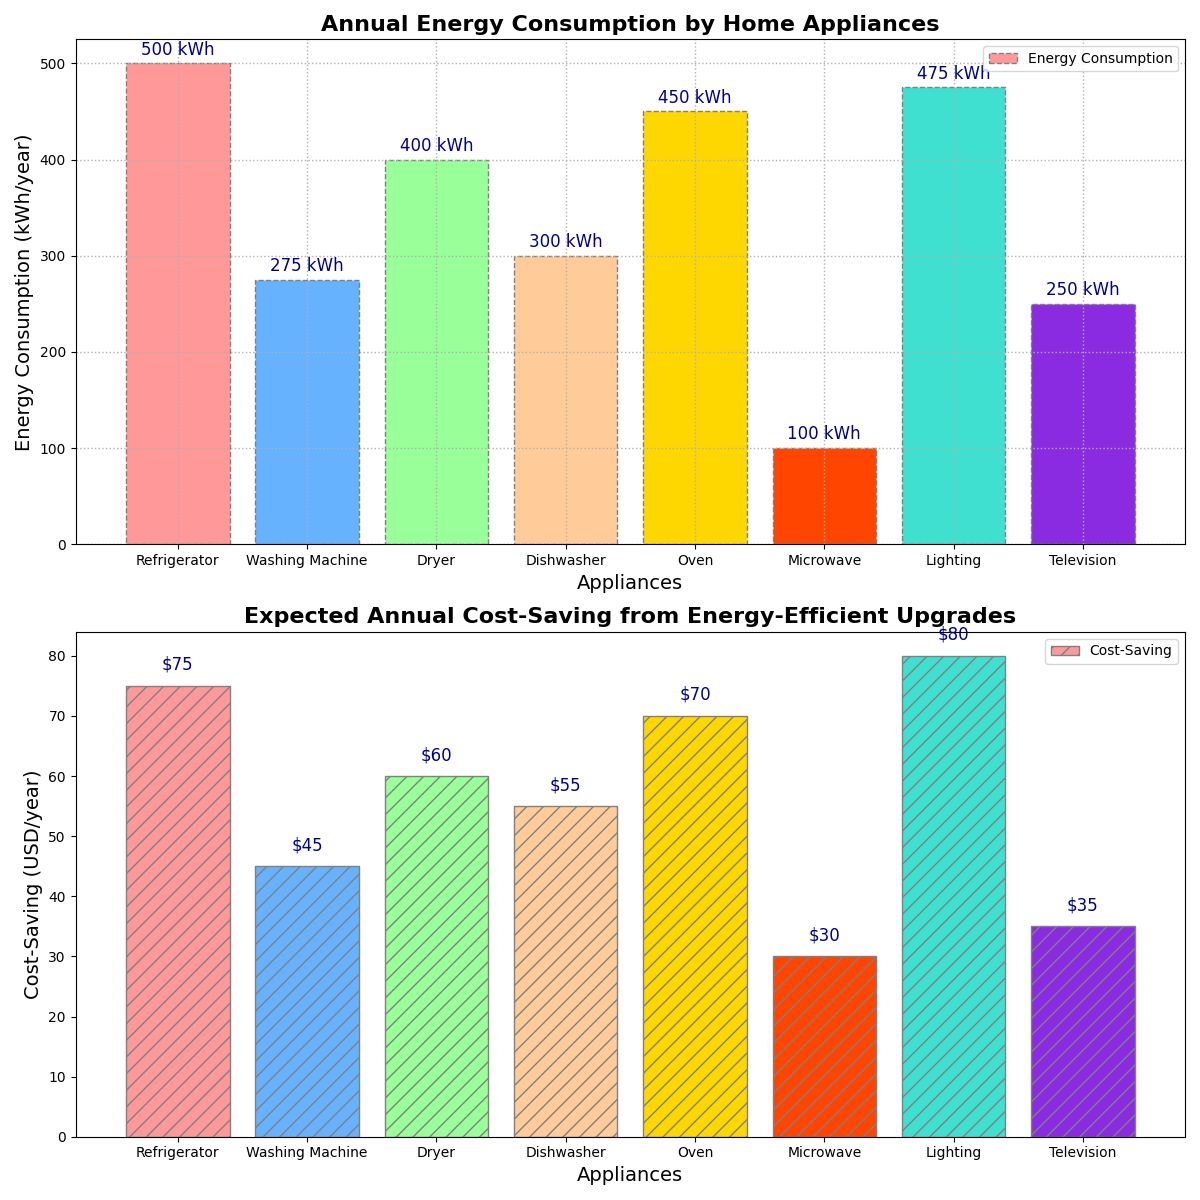

Recreate this plot in Python.
import matplotlib.pyplot as plt

appliances = [
    'Refrigerator', 
    'Washing Machine', 
    'Dryer', 
    'Dishwasher', 
    'Oven', 
    'Microwave', 
    'Lighting', 
    'Television'
]
energy_consumption = [500, 275, 400, 300, 450, 100, 475, 250]  # kWh per year
cost_saving = [75, 45, 60, 55, 70, 30, 80, 35]  # USD per year

colors = ['#FF9999', '#66B2FF', '#99FF99', '#FFCC99', '#FFD700', '#FF4500', '#40E0D0', '#8A2BE2']

fig, ((ax1), (ax2)) = plt.subplots(2, 1, figsize=(12, 12))  # Modified to 2 rows and 1 column

bars1 = ax1.bar(appliances, energy_consumption, color=colors, edgecolor='gray', linestyle='--')

for bar, consumption in zip(bars1, energy_consumption):
    ax1.text(bar.get_x() + bar.get_width()/2, bar.get_height() + 5, f'{consumption} kWh', va='bottom', ha='center', fontsize=12, color='darkblue')

ax1.set_title('Annual Energy Consumption by Home Appliances', fontsize=16, fontweight='bold')
ax1.set_ylabel('Energy Consumption (kWh/year)', fontsize=14)
ax1.set_xlabel('Appliances', fontsize=14)
ax1.yaxis.grid(True, linestyle=':', linewidth=1)
ax1.xaxis.grid(True, linestyle=':', linewidth=1)

bars2 = ax2.bar(appliances, cost_saving, color=colors, edgecolor='gray', hatch='//')

for bar, saving in zip(bars2, cost_saving):
    ax2.text(bar.get_x() + bar.get_width()/2, bar.get_height() + 2, f'${saving}', va='bottom', ha='center', fontsize=12, color='darkblue')

ax2.set_title('Expected Annual Cost-Saving from Energy-Efficient Upgrades', fontsize=16, fontweight='bold')
ax2.set_ylabel('Cost-Saving (USD/year)', fontsize=14)
ax2.set_xlabel('Appliances', fontsize=14)

ax1.legend(['Energy Consumption'], loc='upper right')
ax2.legend(['Cost-Saving'], loc='upper right')

plt.tight_layout()
plt.show()
